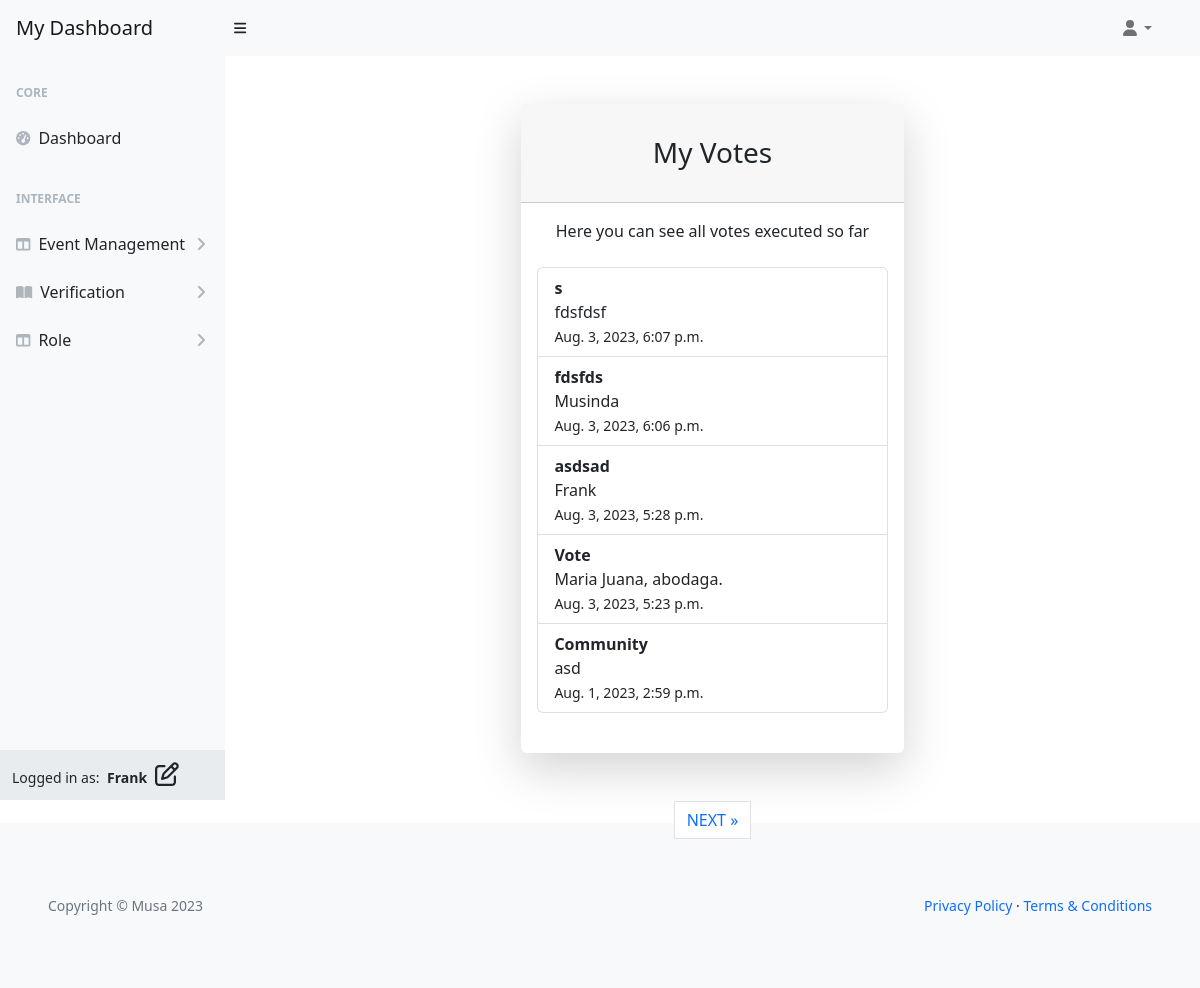
Before: /user/votes/ (signed in) with the older database file.
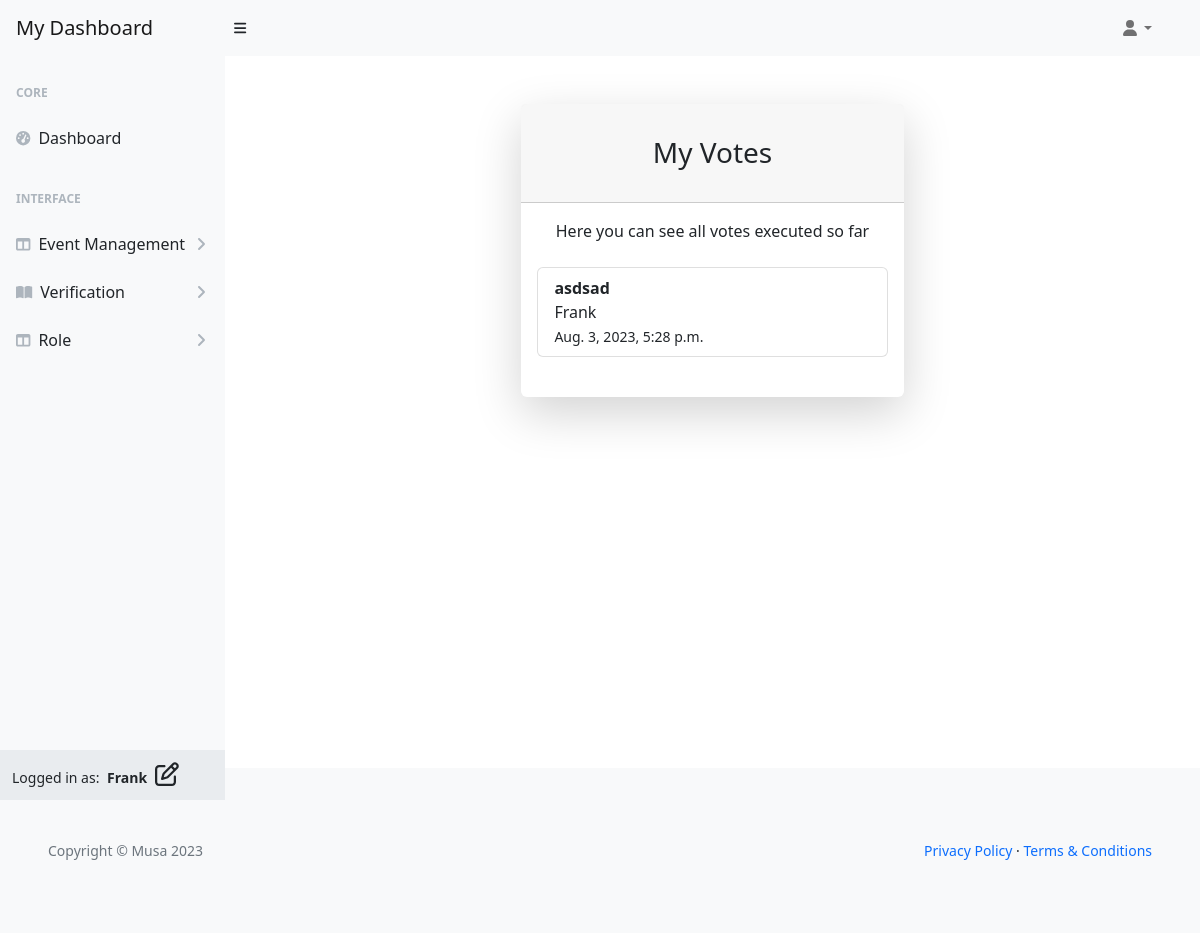
After: the same page with the newer database file.
### musa/models.py (models this page shows, shortened)
class UserProfile(AbstractUser):
    verified = models.BooleanField(default=False)
    role = models.IntegerField(choices=ROLES, default=0)
    user_card = models.ManyToManyField(
        'vote_management.VoteCard', through='vote_management.VoteRecord', related_name='user_cards')
    class Meta:
        ordering = ['username']

### vote_management/models.py (models this page shows, shortened)
class VoteRecord(models.Model):
    voter = models.ForeignKey(
        'musa.UserProfile', on_delete=models.CASCADE, related_name="voter_record")
    vote_card = models.ForeignKey(
        VoteCard, on_delete=models.CASCADE, related_name="votecard_record")
    elected_person = models.ForeignKey('ElectedPerson',
                                       on_delete=models.CASCADE,
                                       related_name="elected_record")
    timestamp = models.DateTimeField(auto_now_add=True)
    class Meta:
        ordering = ['timestamp']

class VoteCard(models.Model):
    title = models.CharField(max_length=80, unique=True)
    slug = models.SlugField(max_length=200, unique=True)
    author = models.ForeignKey(
        'musa.UserProfile', on_delete=models.CASCADE, related_name="card_author")
    category = models.ForeignKey(
        Category, on_delete=models.CASCADE, related_name="categories")
    mission = models.CharField(max_length=80)
    location = models.CharField(max_length=80)
    description = models.TextField(max_length=264)
    expire = models.DateField()
    event_image = CloudinaryField('image', default='placeholder')
    vote_record = models.ManyToManyField('musa.UserProfile', through='VoteRecord',
                                         related_name='user_votes', blank=True)
    candidates = models.ManyToManyField('ElectedPerson', related_name='vote_cards',
                                        blank=True)
    status = models.IntegerField(choices=STATUS, default=0)
    excerpt = models.TextField(blank=True)
    type = models.IntegerField(choices=CARD_TYPE, default=0)
    created_on = models.DateField(auto_now_add=True)
    class Meta:
        ordering = ['-created_on']
    def __str__(self):
        return self.title

class ElectedPerson(models.Model):
    name = models.CharField(max_length=80, unique=True)
    is_elected = models.BooleanField(default=False)
    vote_card = models.ForeignKey(
        VoteCard, on_delete=models.CASCADE, related_name="vote_candidate", blank=True)
    class Meta:
        ordering = ['name']
    def __str__(self):
        return self.name

### vote_management/views.py (the view)
# urls.py: path('user/votes/', UserVotes.as_view(),
class UserVotes(UserRequiredMixin, generic.ListView):
    model = VoteRecord
    template_name = 'backend/user-dashboard/user_votes.html'
    paginate_by = 10
    def get_context_data(self, **kwargs):
        context = super().get_context_data(**kwargs)
        user_votes = VoteRecord.objects.filter(
            voter=self.request.user).order_by('-timestamp')
        context['user_votes'] = user_votes
        return context

### user_profile/views.py (called while the page is built)
    def test_func(self):
        user_profile = self.request.user
        return user_profile.is_authenticated and (
            user_profile.role in [0, 1]
        )

### templates/backend/user-dashboard/user_votes.html (shortened to what this page needs)
{% extends "backend/user-dashboard/base.html" %}
{% load i18n %}
{% block content %}
<div id="layoutSidenav_content">
    <main>
        <div class="container">
            <div class="row justify-content-center">
                <div class="col-lg-5">
                    <div class="card shadow-lg border-0 rounded-lg my-5">
                        <div class="card-header">
                            <h3 class="text-center font-weight-light my-4">My Votes</h3>
                        </div>
                        <div class="card-body">
                            <p class="text-center">Here you can see all votes executed so far</p>
                            <ul class="list-group my-4">
                                {% for vote in user_votes.all %}
                                <li class="list-group-item">
                                    <strong>{{ vote.vote_card }}</strong><br>{{ vote.elected_person }}<br>
                                    <small>{{ vote.timestamp }}</small>
                                </li>
                                {% endfor %}
                            </ul>
                        </div>
                    </div>
                    {% if is_paginated %}
                    <nav aria-label="Page navigation">
                        <ul class="pagination justify-content-center">
                            {% if page_obj.has_next %}
                            <li><a href="?page={{ page_obj.next_page_number }}" class="page-link"> NEXT &raquo;</a></li>
                            {% endif %}
                        </ul>
                    </nav>
                    {% endif %}
                </div>
            </div>
        </div>
    </main>
</div>
{% endblock %}

### templates/backend/user-dashboard/base.html (shortened to what this page needs)
{% load static %}
{% now "Y-m-d" as current_date %}
<!DOCTYPE html>
<html lang="en">
<head>
    <link href="https://cdn.jsdelivr.net/npm/simple-datatables@7.1.2/dist/style.min.css" rel="stylesheet" />
    <link href="{% static 'user/css/styles.css' %}" rel="stylesheet" />
    <link href="{% static 'custom/css/style.css' %}" rel="stylesheet" />
</head>
<body class="sb-nav-fixed">
    <nav class="sb-topnav navbar navbar-expand navbar-light bg-light">
        <a class="navbar-brand ps-3" href="{% url 'user_dashboard' %}">My Dashboard</a>
        <button class="btn btn-link btn-sm order-1 order-lg-0 me-4 me-lg-0" id="sidebarToggle" href="#!"><i
                class="fas fa-bars"></i></button>
        <div class="d-md-inline-block form-inline ms-auto me-0 me-md-3 my-2 my-md-0">
            <ul class="navbar-nav ms-auto ms-md-0 me-3 me-lg-4">
                <li class="nav-item dropdown">
                    <a class="nav-link dropdown-toggle" id="navbarDropdown" href="#" role="button"
                        data-bs-toggle="dropdown" aria-expanded="false"><i class="fas fa-user fa-fw"></i></a>
                </li>
            </ul>
        </div>
    </nav>
    <div id="layoutSidenav">
        <div id="layoutSidenav_nav">
            <nav class="sb-sidenav accordion sb-sidenav-light" id="sidenavAccordion">
                <div class="sb-sidenav-menu">
                    <div class="nav">
                        <div class="sb-sidenav-menu-heading">Core</div>
                        <a class="nav-link" href="{% url 'user_dashboard' %}">
                            <div class="sb-nav-link-icon"><i class="fas fa-tachometer-alt"></i></div>
                            Dashboard
                        </a>
                        <div class="sb-sidenav-menu-heading">Interface</div>
                        <a class="nav-link collapsed" href="#" data-bs-toggle="collapse"
                            data-bs-target="#collapseLayouts" aria-expanded="false" aria-controls="collapseLayouts">
                            <div class="sb-nav-link-icon"><i class="fas fa-columns"></i></div>
                            Event Management
                            <div class="sb-sidenav-collapse-arrow"><i class="fas fa-angle-down"></i></div>
                        </a>
                        <a class="nav-link collapsed" href="#" data-bs-toggle="collapse" data-bs-target="#collapsePages"
                            aria-expanded="false" aria-controls="collapsePages">
                            <div class="sb-nav-link-icon"><i class="fas fa-book-open"></i></div>
                            Verification
                            <div class="sb-sidenav-collapse-arrow"><i class="fas fa-angle-down"></i></div>
                        </a>
                        <a class="nav-link collapsed" href="#" data-bs-toggle="collapse" data-bs-target="#collapseRole"
                            aria-expanded="false" aria-controls="collapseRole">
                            <div class="sb-nav-link-icon"><i class="fas fa-columns"></i></div>
                            Role
                            <div class="sb-sidenav-collapse-arrow"><i class="fas fa-angle-down"></i></div>
                        </a>
                    </div>
                </div>
                <div class="sb-sidenav-footer">
                    <div class="small">Logged in as:
                        <span class="px-1"><strong>{{ request.user.username }}
                                {% if request.user.role == 0 %}
                                <i class="fa-regular fa-user px-1 fs-4 text"></i>
                                {% elif request.user.role == 1 %}
                                <i class="fa-regular fa-pen-to-square px-1 fs-4 text"></i>
                                {% endif %}
                            </strong>
                        </span>
                    </div>
                </div>
            </nav>
        </div>
        {% block content %}
        {% endblock content %}
    </div>
    <footer class="py-4 bg-light mt-4">
        <div class="container-fluid p-5">
            <div class="d-flex align-items-center justify-content-between small">
                <div class="text-muted">Copyright &copy; Musa 2023</div>
                <div>
                    <a href="#">Privacy Policy</a>
                    &middot;
                    <a href="#">Terms &amp; Conditions</a>
                </div>
            </div>
        </div>
    </footer>
</body>
</html>

### static/custom/css/style.css (style rules this page uses)
a { text-decoration: none; }

Changed rows visible on the page:
removed VoteRecord: vote_card "s", elected_person "fdsfdsf", timestamp "Aug. 3, 2023, 6:07 p.m."
removed VoteRecord: vote_card "fdsfds", elected_person "Musinda", timestamp "Aug. 3, 2023, 6:06 p.m."
removed VoteRecord: vote_card "Vote", elected_person "Maria Juana, abodaga.", timestamp "Aug. 3, 2023, 5:23 p.m."
removed VoteRecord: vote_card "Community", elected_person "asd", timestamp "Aug. 1, 2023, 2:59 p.m."
Other visible differences:
text no longer shown: "NEXT »"
